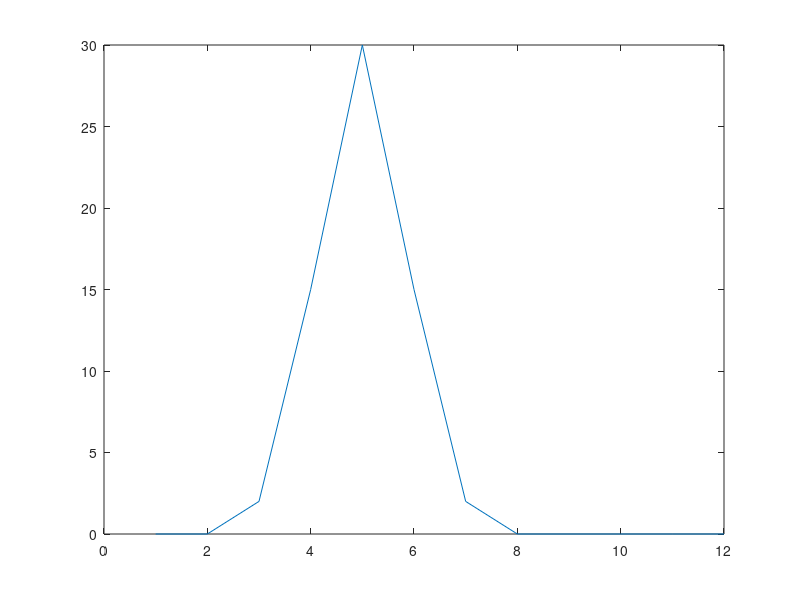

Recreate this plot in MATLAB.
% Conv Test
A = [0,0,1,5,2,0,0,0,0,0]; %Start at 16
B = [2, 5, 1];

c = conv(A,B);
plot(c);
[v, idx] = max(c);
idx_1 = idx - length(B) + 1;
%t = 2*-1+dt*(0:(length(u)-1));
